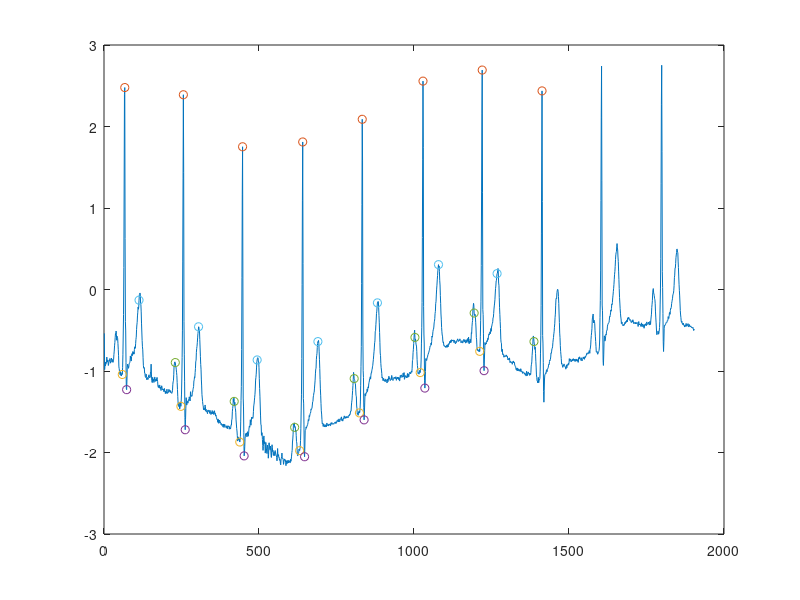

The MATLAB script that drew this image:
clear all;
close all;
clc;

%% Load a signal


signal = load('ecg_noiseBL.mat');
data = signal.ecg;
Fs = signal.Fs; % Sampling frequency

figure
plot(data);


%% Band-pass filter

% Low-pass filter

b1=[1 0 0 0 0 0 -2 0 0 0 0 0 1];
a1=[1 -2 1];

Y1 = filter(b1, a1, data);
% fvtool(b1, a1); %enables to see the delay introduced by the first filter


% High-pass filter

b2=zeros(1, 33);
b2(1)=-1;
b2(17)=32;
b2(18)=-32;
b2(33)=1;
a2=[1 -1];

Y2=filter(b2,a2,Y1); % signal filtered
% fvtool(b2, a2); %enables to see the delay introduced by the second filter



% plot(Y2(1:500));


%plot(Y2(1:500)/max(abs(Y2(1:500)))); % normalized signal


%% Differenciation

b3=(Fs/8).*[1 2 0 -2 -1];
a3=[1]; % the delay of 2 samples is for now ignored

Y3=filter(b3, a3, Y2);

%% Intensification of local etrema

Ssq = abs(Y3).*abs(Y3);

%% Moving Window Integration

N=30; % average QRS window length

b4=ones(1,N);
%a4=[1]
Smwi=1/N*conv(b4,Ssq);
%plot(Smwi(17:517)/max(abs(Smwi(17:517)))); % normalized signal


%% Threesholding


PEAK=max(Smwi(1));

for i=1:400:length(data)-400
    R = max(Smwi(i:i+400)); % Search the max during a period of 200 samples
    m = mean(Smwi(i:i+400)); %Search the mean to don't detect noise peak (as P wave for example)
    for k=i:i+400
        A(k) = 0.875*R+0.125*PEAK;
        
        M(k) = 0.875*m+0.125*PEAK;
    end
end


TRESH1 = M+0.25*(A-M);
TRESH2 = 0.5*TRESH1;

% plot(TRESH1(1:1000));
% plot(TRESH2(1:1000));
%plot(TRESH1(1:500)/max(abs(TRESH1(1:500))), 'yellow'); % normalized tresh
%plot(TRESH2(1:500)/max(abs(TRESH2(1:500))), 'green'); % normalize tresh


delay=38 % delay in samples



%% Detection of maxima

%Detection of the QRS location
T=zeros(size(Smwi));
for i=1:length(TRESH1)
    if(Smwi(i)>TRESH1(i))
        T(i)=1;
    else
        T(i)=0;
    end
end

index=[0];
T1=diff(T);
for k=1:length(T1)
    if(abs(T1(k))==1)
        index=[index,k];
    end
end
index=index(2:end)-delay; %index of QRS location

%R detection
R_peak=[0];
R_peak_abs=[0];

for i=1:2:length(index)
    if (index(i)<0)
        index(i)=abs(index(i));
    end
    
    temp=max(data(index(i):index(i+1)));
    R_peak=[R_peak,temp];
    
    
end


R_peak=R_peak(2:end);

for j=1:length(R_peak)
    temp1=find(data==R_peak(j));
    R_peak_abs=[R_peak_abs,temp1];
end
R_peak_abs = R_peak_abs(2:end);
hold on
plot(R_peak_abs,R_peak,'o');


%Q detection
Q_peak_abs=[0];
c=R_peak_abs(1);
for i=2:length(R_peak_abs)
    while(data(c)>data(c-1))
        c=c-1;     
    end
    Q_peak_abs=[Q_peak_abs,c];
    c=R_peak_abs(i);
end
Q_peak_abs=Q_peak_abs(2:end);

Q_peak=data(Q_peak_abs);

plot(Q_peak_abs,Q_peak,'o');

%S detection
S_peak_abs=[0];

d=R_peak_abs(1);
for i=2:length(R_peak_abs)
    while(data(d)>data(d+1))
        d=d+1;     
    end
    S_peak_abs=[S_peak_abs,d];
    d=R_peak_abs(i);
end
S_peak_abs=S_peak_abs(2:end);

S_peak=data(S_peak_abs);

plot(S_peak_abs,S_peak,'o');

%% P and T wave detection 
b5=[1 0 0 0 0 0 -1];
a5=[1];

G1=filter(b5,a5,data); %differenciator 

b6=[1 0 0 0 0 0 0 0 -1];
a6=[1 -1];

G2=filter(b6,a6,G1);


delay2 = 6; %the delay is seen in the filtered signal each time the decreasing slope after the R peak crosses the level 0

index_RR_interval=R_peak_abs+6;
RR_interval=diff(index_RR_interval); %length of each RR interval

% T waves detection (we omit the first T wave)
T_wave_f=0;
for k=1:length(index_RR_interval)-1
    T_wave_f=[T_wave_f, max(((G2((index_RR_interval(k)+floor(0.1*RR_interval(k))):(index_RR_interval(k)+floor(0.65*RR_interval(k)))))))];
end

T_wave_f=T_wave_f(2:end);
T_wave_abs=0;
for j=1:length(T_wave_f)
    temp1=find(G2==T_wave_f(j));
    T_wave_abs=[T_wave_abs,temp1];
end

T_wave_abs=T_wave_abs(2:end);


% Detection of P waves
P_wave_f=0;
for k=1:length(index_RR_interval)-1
    P_wave_f=[P_wave_f, max(((G2((index_RR_interval(k)+floor(0.71*RR_interval(k))):(index_RR_interval(k)+floor(0.90*RR_interval(k)))))))];
end

P_wave_f=P_wave_f(2:end);
P_wave_abs=0;
for j=1:length(P_wave_f)
    temp1=find(G2==P_wave_f(j));
    P_wave_abs=[P_wave_abs,temp1];
end

P_wave_abs=P_wave_abs(2:end);

P_wave = data(P_wave_abs);
T_wave = data(T_wave_abs);

plot(P_wave_abs,P_wave,'o');
plot(T_wave_abs,T_wave,'o');
